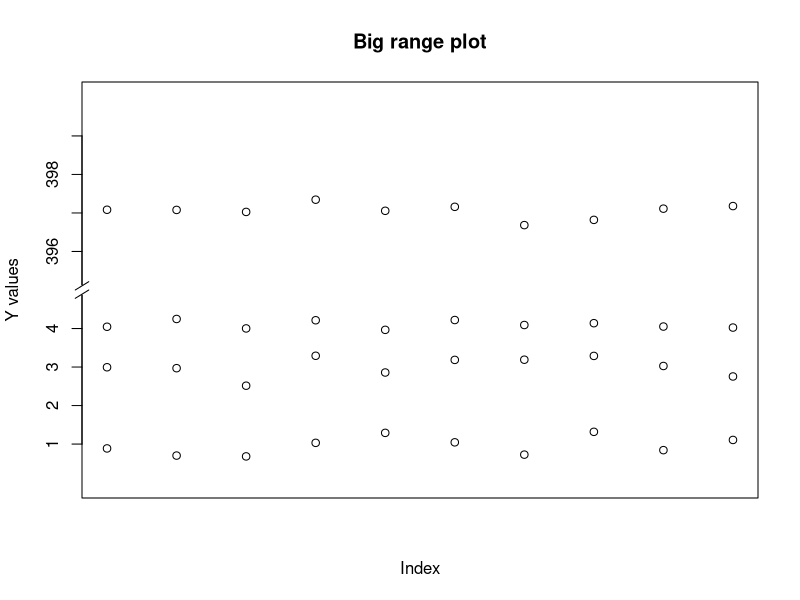

This figure's R source:
y1<-1+rnorm(10)/5
y2<-3+rnorm(10)/5
y3<-4+rnorm(10)/5
y4<-397+rnorm(10)/5
library(plotrix)
plot(y1,ylim=c(0,10),axes=FALSE,main="Big range plot",ylab="Y values")
points(y2)
points(y3)
box()
axis(2,at=c(1,2,3,4,6,7,8,9),labels=c("1","2","3","4","396","397","398","399"))
axis.break(2,5)
par(new=TRUE)
plot(y4,ylim=c(390,400),axes=FALSE,main="",ylab="",xlab="")
